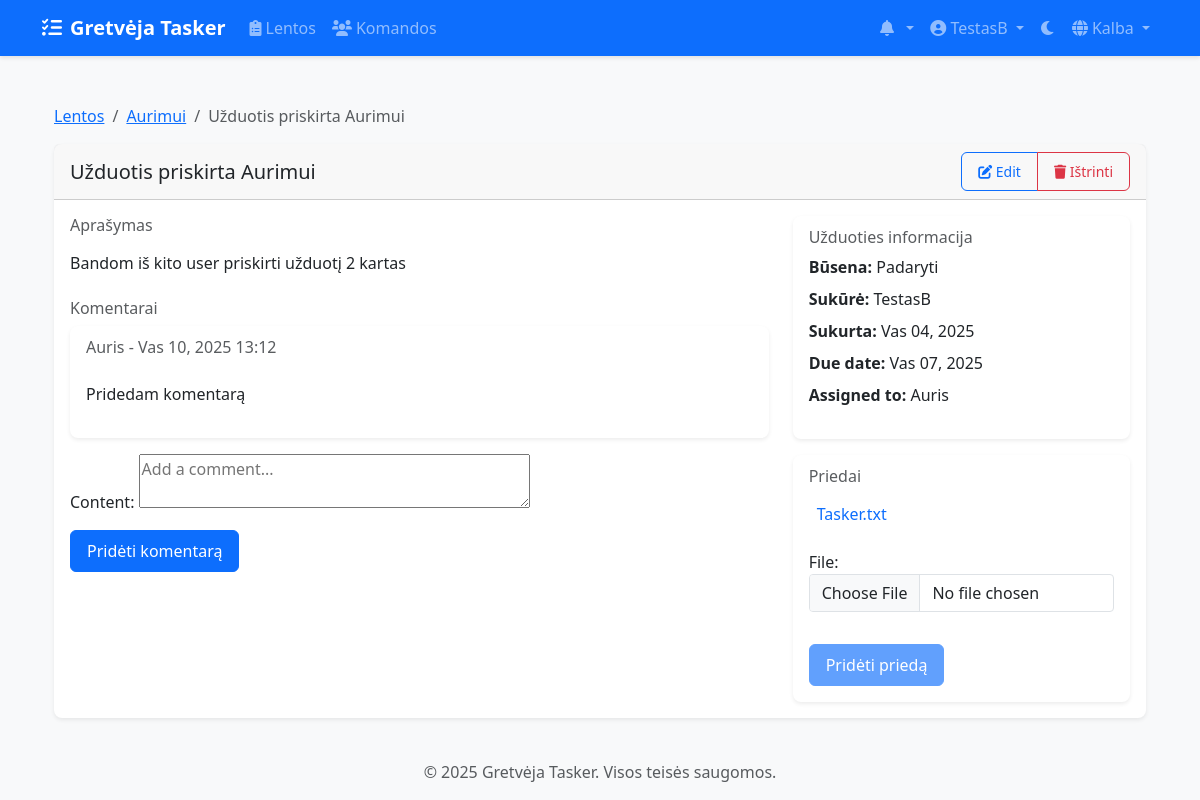
Page /lt/boards/tasks/2/ (signed in) on the committed database.
### accounts/models.py (models this page shows, shortened)
class CustomUser(AbstractUser):
    email = models.EmailField(_('email address'), unique=True)
    avatar = models.ImageField(upload_to='avatars/', null=True, blank=True)
    bio = models.TextField(max_length=500, blank=True)
    theme_preference = models.CharField(
        max_length=10,
        choices=[('light', 'Light'), ('dark', 'Dark')],
        default='light'
    )
    notification_preferences = models.JSONField(
        default=dict,
        help_text=_('User notification preferences')
    )
    class Meta:
        verbose_name = _('user')
        verbose_name_plural = _('users')

### boards/models.py (models this page shows, shortened)
class Board(models.Model):
    title = models.CharField(max_length=200)
    description = models.TextField(blank=True)
    created_at = models.DateTimeField(auto_now_add=True)
    updated_at = models.DateTimeField(auto_now=True)
    owner = models.ForeignKey(
        settings.AUTH_USER_MODEL,
        on_delete=models.CASCADE,
        related_name='owned_boards'
    )
    team = models.ForeignKey(
        Team,
        on_delete=models.CASCADE,
        related_name='boards',
        null=True,
        blank=True
    )

class Task(models.Model):
    PRIORITY_CHOICES = [
        ('low', 'Low'),
        ('medium', 'Medium'),
        ('high', 'High'),
    ]
    title = models.CharField(max_length=200)
    description = models.TextField(blank=True)
    column = models.ForeignKey(Column, on_delete=models.CASCADE, related_name='tasks')
    created_by = models.ForeignKey(
        settings.AUTH_USER_MODEL,
        on_delete=models.CASCADE,
        related_name='created_tasks'
    )
    assigned_to = models.ForeignKey(
        settings.AUTH_USER_MODEL,
        on_delete=models.SET_NULL,
        null=True,
        blank=True,
        related_name='assigned_tasks'
    )
    created_at = models.DateTimeField(auto_now_add=True)
    updated_at = models.DateTimeField(auto_now=True)
    due_date = models.DateTimeField(null=True, blank=True)
    priority = models.CharField(
        max_length=10,
        choices=PRIORITY_CHOICES,
        default='medium'
    )
    position = models.PositiveIntegerField()
    labels = models.ManyToManyField('Label', blank=True)
    class Meta:
        ordering = ['position']

class TaskComment(models.Model):
    task = models.ForeignKey(Task, on_delete=models.CASCADE, related_name='comments')
    author = models.ForeignKey(settings.AUTH_USER_MODEL, on_delete=models.CASCADE)
    content = models.TextField()
    created_at = models.DateTimeField(auto_now_add=True)
    updated_at = models.DateTimeField(auto_now=True)
    class Meta:
        ordering = ['-created_at']

class Column(models.Model):
    COLUMN_TYPES = [
        ('todo', 'Padaryti'),
        ('doing', 'Daroma'),
        ('done', 'Atlikta'),
        ('rejected', 'Atmesta'),
    ]
    board = models.ForeignKey(Board, on_delete=models.CASCADE, related_name='columns')
    title = models.CharField(max_length=100)
    type = models.CharField(max_length=20, choices=COLUMN_TYPES)
    position = models.PositiveIntegerField()
    color = ColorField(default='#FF0000')
    class Meta:
        ordering = ['position']

class TaskAttachment(models.Model):
    task = models.ForeignKey(Task, on_delete=models.CASCADE, related_name='attachments')
    file = models.FileField(upload_to='task_attachments/')
    uploaded_by = models.ForeignKey(settings.AUTH_USER_MODEL, on_delete=models.CASCADE)
    uploaded_at = models.DateTimeField(auto_now_add=True)
    @property
    def filename(self):
        return os.path.basename(self.file.name)

### boards/views/task_views.py (the view, shortened to what this page needs)
# urls.py: path('tasks/<int:task_id>/', views.task_detail, name='task_detail'),
@login_required
def task_detail(request, task_id):
    task = get_object_or_404(Task, id=task_id)
    if not can_manage_task(request.user, task):
        messages.error(request, "You don't have permission to view this task.")
        return redirect('boards:board_detail', board_id=task.column.board.id)
    comment_form = TaskCommentForm()
    attachment_form = TaskAttachmentForm()
    return render(request, 'boards/task_detail.html', {
        'task': task,
        'board': task.column.board,
        'comments': task.comments.all().order_by('-created_at'),
        'attachments': task.attachments.all().order_by('-uploaded_at'),
        'comment_form': comment_form,
        'attachment_form': attachment_form,
        'can_edit': can_manage_task(request.user, task)
    })

### templates/boards/task_detail.html (shortened to what this page needs)
{% extends 'base.html' %}
{% load i18n %}
{% load static %}
{% block content %}
<div class="container mt-4">
    <nav aria-label="breadcrumb">
        <ol class="breadcrumb">
            <li class="breadcrumb-item"><a href="{% url 'boards:board_list' %}">{% trans "Boards" %}</a></li>
            <li class="breadcrumb-item"><a href="{% url 'boards:board_detail' board.id %}">{{ board.title }}</a></li>
            <li class="breadcrumb-item active" aria-current="page">{{ task.title }}</li>
        </ol>
    </nav>
    <div class="card shadow-sm">
        <div class="card-header d-flex justify-content-between align-items-center">
            <h5 class="mb-0">{{ task.title }}</h5>
            {% if can_edit %}
            <div class="btn-group">
                <a href="{% url 'boards:task_edit' task.id %}" class="btn btn-sm btn-outline-primary">
                    <i class="fas fa-edit"></i> {% trans "Edit" %}
                </a>
                <a href="{% url 'boards:task_delete' task.id %}" class="btn btn-sm btn-outline-danger">
                    <i class="fas fa-trash"></i> {% trans "Delete" %}
                </a>
            </div>
            {% endif %}
        </div>
        <div class="card-body">
            <div class="row">
                <div class="col-md-8">
                    <div class="mb-4">
                        <h6 class="text-muted">{% trans "Description" %}</h6>
                        <p class="mb-3">{{ task.description|linebreaks }}</p>
                    </div>
                    <div class="mb-4">
                        <h6 class="text-muted">{% trans "Comments" %}</h6>
                        {% if comments %}
                            {% for comment in comments %}
                            <div class="card mb-2">
                                <div class="card-body">
                                    <div class="d-flex justify-content-between">
                                        <h6 class="card-subtitle mb-2 text-muted">
                                            {{ comment.author.username }} - {{ comment.created_at|date:"M d, Y H:i" }}
                                        </h6>
                                    </div>
                                    <p class="card-text">{{ comment.content|linebreaks }}</p>
                                </div>
                            </div>
                            {% endfor %}
                        {% else %}
                            <p class="text-muted">{% trans "No comments yet." %}</p>
                        {% endif %}
                        <form method="post" class="mt-3">
                            {{ comment_form.as_p }}
                            <button type="submit" class="btn btn-primary">{% trans "Add Comment" %}</button>
                        </form>
                    </div>
                </div>
                <div class="col-md-4">
                    <div class="card mb-3">
                        <div class="card-body">
                            <h6 class="card-subtitle mb-2 text-muted">{% trans "Task Information" %}</h6>
                            <ul class="list-unstyled">
                                <li class="mb-2">
                                    <strong>{% trans "Status" %}:</strong> {{ task.column.title }}
                                </li>
                                <li class="mb-2">
                                    <strong>{% trans "Created by" %}:</strong> {{ task.created_by.username }}
                                </li>
                                <li class="mb-2">
                                    <strong>{% trans "Created at" %}:</strong> {{ task.created_at|date:"M d, Y" }}
                                </li>
                                <li class="mb-2">
                                    <strong>{% trans "Due date" %}:</strong>
                                    {% if task.due_date %}
                                        {{ task.due_date|date:"M d, Y" }}
                                    {% else %}
                                        {% trans "Not set" %}
                                    {% endif %}
                                </li>
                                <li>
                                    <strong>{% trans "Assigned to" %}:</strong>
                                    {% if task.assigned_to %}
                                        {{ task.assigned_to.username }}
                                    {% else %}
                                        {% trans "Unassigned" %}
                                    {% endif %}
                                </li>
                            </ul>
                        </div>
                    </div>
                    <div class="card">
                        <div class="card-body">
                            <h6 class="card-subtitle mb-2 text-muted">{% trans "Attachments" %}</h6>
                            {% if attachments %}
                                <ul class="attachment-list">
                                {% for attachment in attachments %}
                                    <li class="attachment-item">
                                        <a href="{{ attachment.file.url }}" target="_blank" class="attachment-link">
                                            {{ attachment.filename }}
                                        </a>
                                    </li>
                                {% endfor %}
                                </ul>
                            {% else %}
                                <p class="text-muted">{% trans "No attachments yet." %}</p>
                            {% endif %}
                            <form method="post" enctype="multipart/form-data" class="file-upload-form">
                                {{ attachment_form.as_p }}
                                <button type="submit" class="btn btn-primary" disabled>{% trans "Add Attachment" %}</button>
                            </form>
                        </div>
                    </div>
                </div>
            </div>
        </div>
    </div>
</div>
{% endblock %}

### templates/base.html (shortened to what this page needs)
{% load static %}
{% load compress %}
{% load i18n %}
<!DOCTYPE html>
<html lang="{{ LANGUAGE_CODE }}" data-bs-theme="light">
<head>
    <link href="https://cdn.jsdelivr.net/npm/bootstrap@5.3.2/dist/css/bootstrap.min.css" rel="stylesheet">
    <link href="https://cdnjs.cloudflare.com/ajax/libs/font-awesome/6.0.0/css/all.min.css" rel="stylesheet">
    <link href="https://cdn.jsdelivr.net/npm/select2@4.1.0-rc.0/dist/css/select2.min.css" rel="stylesheet">
    <link href="https://cdn.jsdelivr.net/npm/select2-bootstrap-5-theme@1.3.0/dist/select2-bootstrap-5-theme.min.css" rel="stylesheet">
    {% compress css %}
    <link href="{% static 'css/style.css' %}" rel="stylesheet">
    {% endcompress %}
</head>
<body>
    <nav class="navbar navbar-expand-lg navbar-dark bg-primary">
        <div class="container">
            <a class="navbar-brand" href="{% url 'home' %}">
                <i class="fas fa-tasks me-2"></i>{% trans "Gretvėja Tasker" %}
            </a>
            <div class="collapse navbar-collapse" id="navbarNav">
                <ul class="navbar-nav me-auto">
                    {% if user.is_authenticated %}
                        <li class="nav-item">
                            <a class="nav-link" href="{% url 'boards:board_list' %}">
                                <i class="fas fa-clipboard-list me-1"></i>{% trans "Boards" %}
                            </a>
                        </li>
                        <li class="nav-item">
                            <a class="nav-link" href="{% url 'teams:team_list' %}">
                                <i class="fas fa-users me-1"></i>{% trans "Teams" %}
                            </a>
                        </li>
                    {% endif %}
                </ul>
                <ul class="navbar-nav">
                    {% if user.is_authenticated %}
                        <li class="nav-item dropdown">
                            <a class="nav-link dropdown-toggle" href="#" id="notificationsDropdown" role="button" data-bs-toggle="dropdown">
                                <i class="fas fa-bell me-1"></i>
                            </a>
                        </li>
                        <li class="nav-item dropdown">
                            <a class="nav-link dropdown-toggle" href="#" id="userDropdown" role="button" data-bs-toggle="dropdown">
                                {% if user.avatar %}
                                    <img src="{{ user.avatar.url }}" alt="{% trans 'Avatar' %}" class="rounded-circle" width="24" height="24">
                                {% else %}
                                    <i class="fas fa-user-circle"></i>
                                {% endif %}
                                {{ user.username }}
                            </a>
                        </li>
                    {% endif %}
                    <li class="nav-item">
                        <button class="btn nav-link" id="theme-toggle">
                            <i class="fas fa-moon"></i>
                        </button>
                    </li>
                    <li class="nav-item dropdown">
                        <a class="nav-link dropdown-toggle" href="#" id="languageDropdown" role="button" data-bs-toggle="dropdown">
                            <i class="fas fa-globe me-1"></i>{% trans "Language" %}
                        </a>
                                {% get_current_language as CURRENT_LANGUAGE %}
                                {% get_available_languages as LANGUAGES %}
                    </li>
                </ul>
            </div>
        </div>
    </nav>
    <main class="container my-4">
        {% block content %}{% endblock %}
    </main>
    <footer class="footer mt-auto py-3 bg-light">
        <div class="container text-center">
            <span class="text-muted">© {% now "Y" %} Gretvėja Tasker. {% trans "All rights reserved." %}</span>
        </div>
    </footer>
</body>
</html>

### rows in the picture
CustomUser: username "TestasB"
Board: title "Aurimui"
Task: title "Užduotis priskirta Aurimui", description "Bandom iš kito user priskirti užduotį 2 kartas", column "Padaryti", created_by.username "TestasB", created_at "Vas 04, 2025", due_date "Vas 07, 2025", assigned_to.username "Auris"
TaskComment: author.username "Auris", created_at "Vas 10, 2025 13:12", content "Pridedam komentarą"
TaskAttachment: filename "Tasker.txt"
